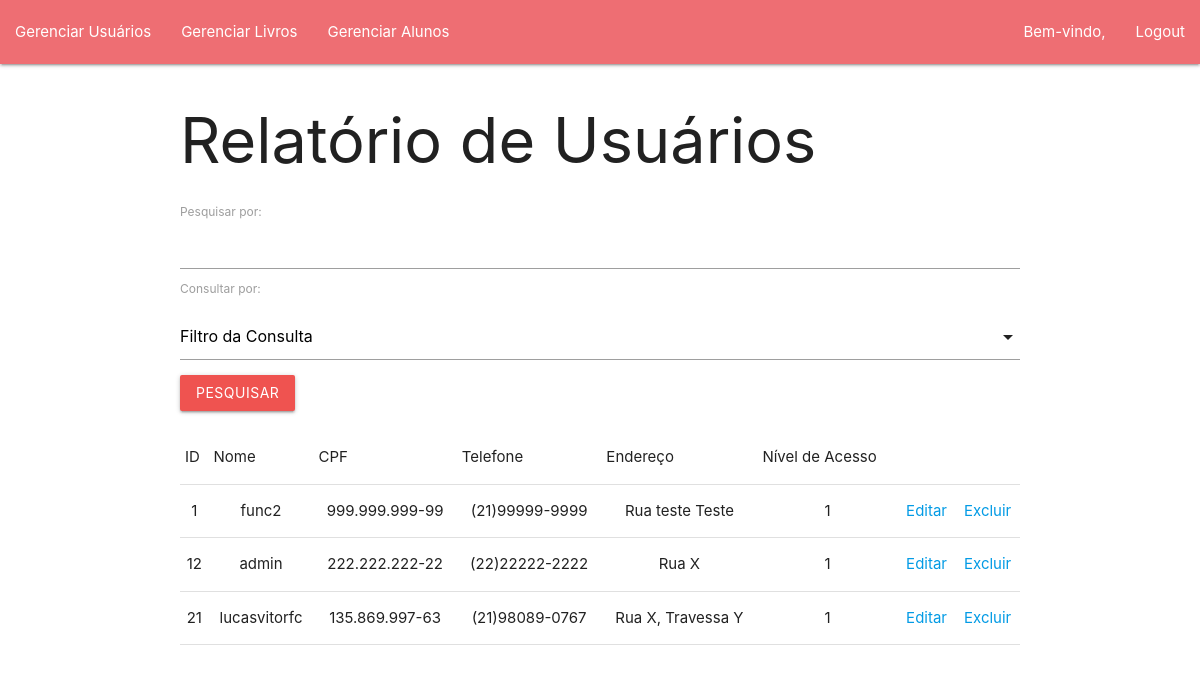
Screenshot of /admin/user.php with the database file from the repository.
### tables this page shows
CREATE TABLE IF NOT EXISTS `usuario` (
  `id_usuario` int(11) NOT NULL AUTO_INCREMENT,
  `nome_usuario` varchar(255) NOT NULL,
  `cpf` varchar(255) NOT NULL,
  `telefone` varchar(255) NOT NULL,
  `endereco` varchar(255) NOT NULL,
  `nivel_acesso` int(11) NOT NULL,
  `senha` varchar(255) NOT NULL,
  PRIMARY KEY (`id_usuario`)
);

### admin/classes.php (called while the page is built, shortened)
<?php
    class User
    {
        public static function ReadUser($mysqliObject, $search=null, $equals=null)
        {
            $query = "SELECT * FROM usuario";
            if($search != null)
            {
                $query .= " WHERE $search LIKE CONCAT('%', ?, '%')";
                $stmt = $mysqliObject->prepare($query);
                $stmt->bind_param("s", $equals);
                $stmt->execute();
                $result = $stmt->get_result();
                $rows = $result->fetch_all(MYSQLI_NUM);
            }
            else
            {
                $stmt = $mysqliObject->prepare($query);
                $stmt->execute();
                $result = $stmt->get_result();
                $rows = $result->fetch_all(MYSQLI_NUM);
            }
            return $rows;
        }
    }
?>

### admin/user.php (the view, shortened to what this page needs)
<!DOCTYPE html>
<html lang="en">
<head>
    <link type="text/css" rel="stylesheet" href="../materialize/css/materialize.min.css"  media="screen,projection"/>
</head>
<body>
    <?php include 'navbar.php' ?>
    <div class="container">
        <h1>Relatório de Usuários</h1>
        <form method="post">
            <label for="search">Pesquisar por:</label>
            <input type="text" id="search" name="pesquisa" autocomplete="off">
            <label for="consultaPor">Consultar por: </label>
            <div class="input-field col s12">
            </div>
            <div class="row">
                <button class="btn red lighten-1" type="submit" name="submit">Pesquisar</button>
            </div>
        </form>
        <div class="row">
            <table class="stripped centered">
                <thead>
                    <tr>
                        <td>ID</td>
                        <td>Nome</td>
                        <td>CPF</td>
                        <td>Telefone</td>
                        <td>Endereço</td>
                        <td>Nível de Acesso</td>
                    </tr>
                </thead>
                <tbody>
                    <?php
                        include 'connect.php';
                        include 'classes.php';
                        if(!isset($_POST['submit']))
                        {
                            $rows = User::ReadUser($mysqli);
                            foreach($rows as $row)
                            {
                                echo "<tr>";
                                foreach($row as $columnIndex=>$entry)
                                {
                                    if($columnIndex == 6)
                                    {
                                        continue;
                                    }
                                    echo "<td>$entry</td>";
                                }
                                echo "<td><a href='./edituser.php?id=$row[0]'>Editar</a></td>";
                                echo "<td><a href='./deleteuser.php?id=$row[0]'>Excluir</a></td>";
                                echo "</tr>";
                            }
                        }
                    ?>
                </tbody>
            </table>
        </div>
    </div>
</body>
</html>

### rows the page displays
usuario: id_usuario "1", nome_usuario "func2", cpf "999.999.999-99", telefone "(21)99999-9999", endereco "Rua teste Teste", nivel_acesso "1"
usuario: id_usuario "12", nome_usuario "admin", cpf "222.222.222-22", telefone "(22)22222-2222", endereco "Rua X", nivel_acesso "1"
usuario: id_usuario "21", nome_usuario "lucasvitorfc", cpf "135.869.997-63", telefone "(21)98089-0767", endereco "Rua X, Travessa Y", nivel_acesso "1"
